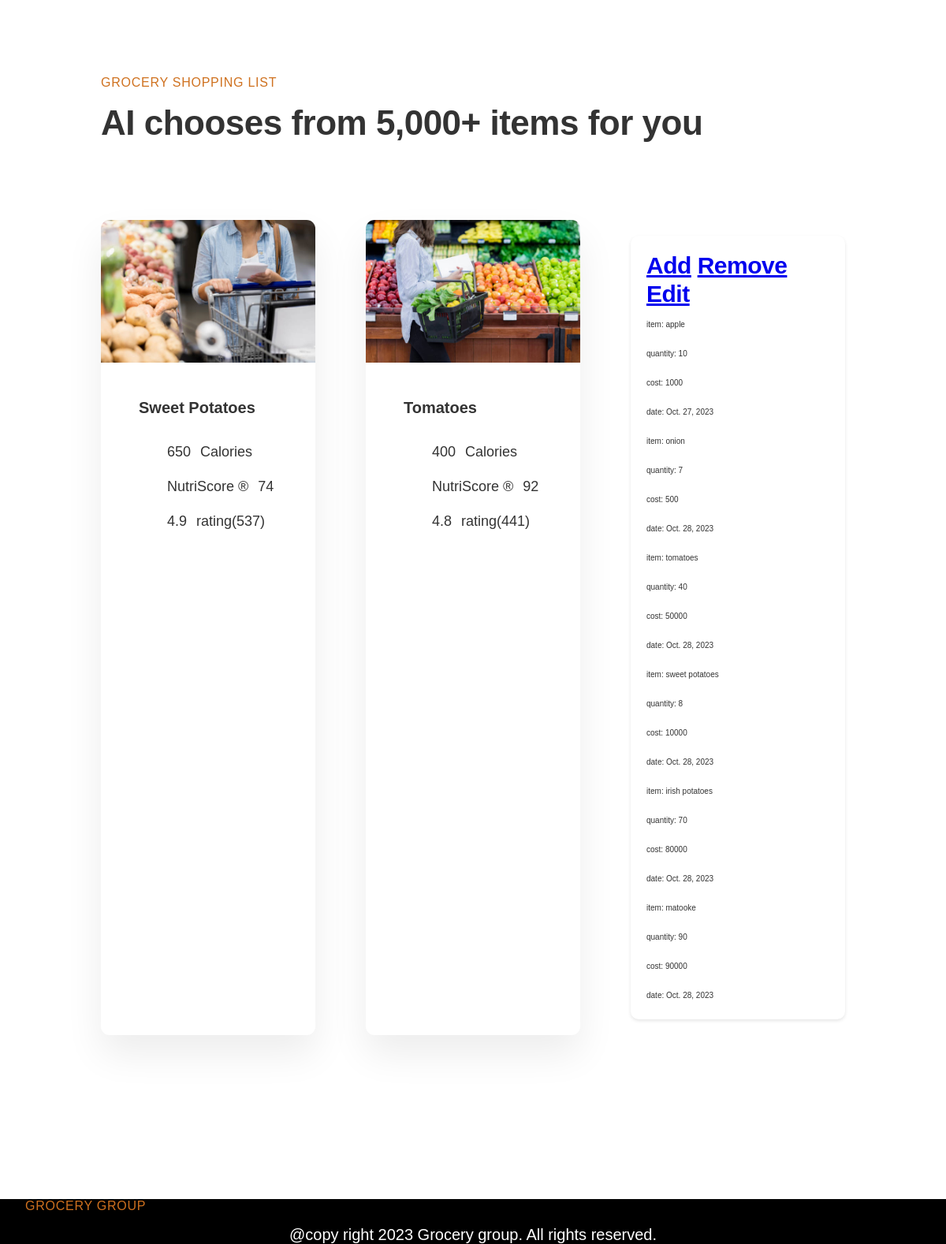
Before: / with the older database file.
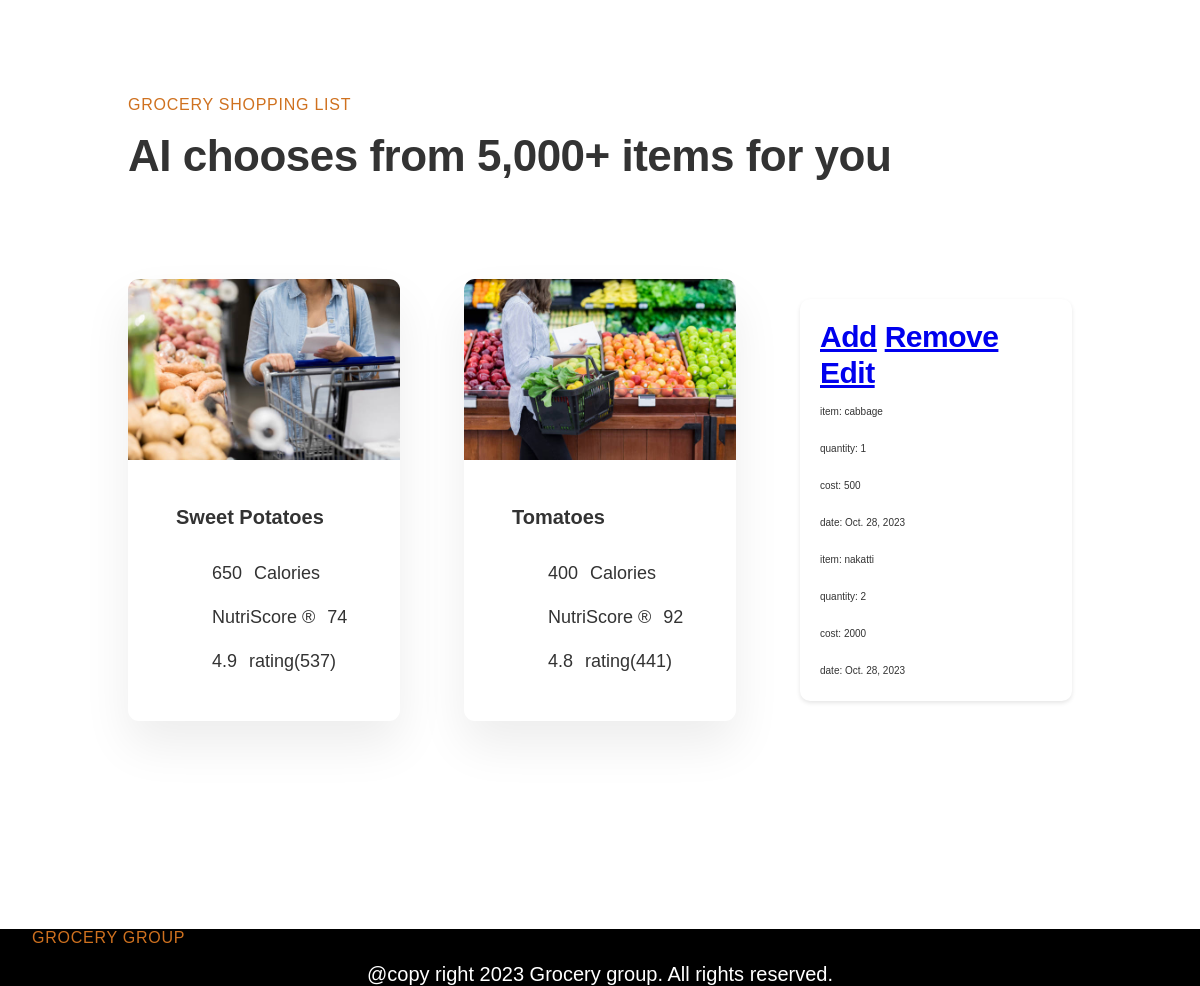
After: the same page with the newer database file.
### shopping/models.py (models this page shows, shortened)
class ShoppingList(models.Model):
    name = models.CharField(max_length=100,blank=False,null=False)
    quantity = models.IntegerField(default=0,blank=False,null=False)
    date = models.DateField(auto_now_add=True,blank=False,null=False)
    cost = models.IntegerField(default=0,blank=False,null=False)

### shopping/views.py (the view)
# urls.py: path('', views.index, name='index'),
def index(request):
    items = ShoppingList.objects.all()
    return render(request, 'index.html', {'items': items})

### shopping/templates/index.html (shortened to what this page needs)
{% load static %}
<!DOCTYPE html>
<html lang="en">
<head>
  <link rel="stylesheet" href="{% static 'css/julie.css' %}" />
</head>
<body>
  <section class="section-meals">
    <div class="container center-text">
      <span class="sub-heading"> Grocery Shopping list</span>
      <h2 class="heading-secondary"> AI chooses from 5,000+ items for you</h2>
     </div>
     <div class=" container grid grid--3-cols margin-bottom-md">
      <div class="meal">
        <img src="{% static 'images/cart2.jpg' %}"
         class="meal-img"
         alt="japanese Gyozas"/>
         <div class="meal-content">
        <p class="meal-title">Sweet Potatoes</p>
       <ul class="meal-attributes">
        <li class="meal-attribute"><ion-icon class="meal-icon" name="flame-outline"></ion-icon><strong>650</strong><span>Calories</span> </li>
        <li class="meal-attribute"><ion-icon class="meal-icon" name="restaurant-outline"></ion-icon><span>NutriScore &reg;</span> <strong>74</strong>
         </li>
        <li class="meal-attribute"> <ion-icon class="meal-icon" name="star-outline"></ion-icon><strong>4.9</strong><span>rating(537)</span>
        </li>
        </ul>
      </div>
    </div>
    <div class="meal">
      <img src="{% static 'images/cart1.jpg' %}"
       class="meal-img"
       alt="japanese Gyozas"/>
       <div class="meal-content">
      <p class="meal-title">Tomatoes</p>
     <ul class="meal-attributes">
      <li class="meal-attribute"><ion-icon class="meal-icon" name="flame-outline"></ion-icon><strong>400</strong><span>Calories</span> </li>
      <li class="meal-attribute"><ion-icon class="meal-icon" name="restaurant-outline"></ion-icon><span>NutriScore &reg;</span> <strong>92</strong>
       </li>
      <li class="meal-attribute"> <ion-icon class="meal-icon" name="star-outline"></ion-icon><strong>4.8</strong><span>rating(441)</span>
      </li>
      </ul>
    </div>
  </div>
  <div class="diets card">
    <h3 class="heading-tertiary"><a href="/add">Add</a>
    <a href="{% url 'shopping_list' %}">Remove</a>
    <a href="{% url 'shopping_list' %}">Edit</a>
    </h3>
    <ul class="list">
        {% for item in items %}
        <li>item: {{ item.name }}</li>
        <li>quantity: {{ item.quantity }}</li>
        <li>cost: {{ item.cost }}</li>
        <li>date: {{ item.date }}</li>
        {% endfor %}
    </ul>
</div>
  </section>
  <div class="bottom">
    <footer style="background: black;">
      <div class="container center-text">
        <span class="sub-heading"> Grocery group</span>
        <p style="text-align: center; color: white; font-size: 20px;">
          @copy right 2023 Grocery group.
          All rights reserved.
        </p>
      </div>
    </footer>
  </div>
</body>
</html>

### shopping/static/css/julie.css (style rules this page uses)
* { padding: 0; margin: 0; box-sizing: border-box; }
html { font-size: 62.5%; }
body { font-family: "Rubik", sans-serif; color: #333; }
.container { max-width: 120rem; padding: 0 3.2rem; margin: 0 auto; }
.heading-primary, .heading-secondary, .heading-tertiary { font-weight: 700; letter-spacing: -0.5px; color: #333; }
.heading-secondary { font-size: 4.4rem; line-height: 1.2; margin-bottom: 9.6rem; }
.heading-tertiary { font-size: 3.6rem; line-height: 1.2; margin-bottom: 3.2rem; }
.sub-heading { display: block; font-size: 1.6rem; font-weight: 500; color: #cf711f; text-transform: uppercase; margin-bottom: 1.6rem; letter-spacing: 0.75; }
.grid { display: grid; row-gap: 6.4rem; column-gap: 6.4rem; }
.grid--3-cols { grid-template-columns: repeat(3, 1fr); }
.meal-img { width: 100%; }
.meal-attributes { list-style: none; display: flex; flex-direction: column; gap: 2rem; }
.meal-attribute { font-size: 1.8rem; display: flex; align-items: center; gap: 1.2rem; }
strong { font-weight: 500; }
.meal-icon { height: 2.4rem; width: 2.4rem; color: #e67e22; }
.meal-title { font-size: 2rem; color: #333; font-weight: 600; margin-bottom: 3.2rem; align-items: center; }
.meal { box-shadow: 0 2.4rem 4.8rem rgba(0, 0, 0, 0.075); border-radius: 11px; overflow: hidden; transition: all 0.4s; }
.meal-content { padding: 3.2rem 3.8rem 4.8rem 4.8rem; }
.margin-bottom-md { margin-bottom: 4.8rem; }
.heading-tertiary { font-size: 3rem; line-height: 1.2; margin-bottom: 3.2rem; }
.sub-heading { display: block; font-size: 1.6rem; font-weight: 500; color: #cf711f; text-transform: uppercase; margin-bottom: 1.6rem; letter-spacing: 0.75px; }
.section-meals { padding: 9.6rem; }
.meal-title { font-size: 2rem; color: #333; font-weight: 600; margin-bottom: 3.2rem; }
.margin-bottom-md { margin-bottom: 4.8rem !important; }
.list { list-style: none; display: flex; flex-direction: column; gap: 1.6rem; }
.card { background-color: #fff; padding: 20px; border-radius: 10px; box-shadow: 0 2px 4px rgba(0, 0, 0, 0.1); margin: 20px 0; }
.card h3 { margin-bottom: 10px; }
.card ul { list-style: none; padding: 0; }
.card li { margin: 5px 0; }

Changed rows visible on the page:
removed ShoppingList: name "apple", quantity "10", cost "1000", date "Oct. 27, 2023"
removed ShoppingList: name "onion", quantity "7", cost "500", date "Oct. 28, 2023"
removed ShoppingList: name "tomatoes", quantity "40", cost "50000", date "Oct. 28, 2023"
removed ShoppingList: name "sweet potatoes", quantity "8", cost "10000", date "Oct. 28, 2023"
removed ShoppingList: name "irish potatoes", quantity "70", cost "80000", date "Oct. 28, 2023"
removed ShoppingList: name "matooke", quantity "90", cost "90000", date "Oct. 28, 2023"
added ShoppingList: name "cabbage", quantity "1", cost "500", date "Oct. 28, 2023"
added ShoppingList: name "nakatti", quantity "2", cost "2000", date "Oct. 28, 2023"
